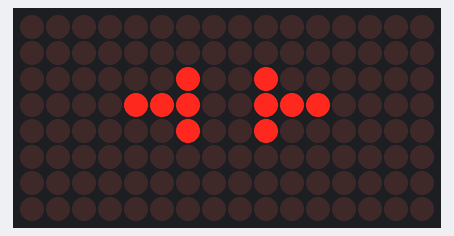
Bench run of a sketch on a simulated ESP8266 (NodeMCU). Shown: 16×8 LED matrix. WiFi joins after 1.5 s; servers stay silent unless stated; network time is answered at once with the bench clock; the local clock reads 2024-03-15 10:24:30 at power-on unless the sketch sets it; what the sketch prints to the serial monitor is not drawn.

Above: at 0.1 s.
At 1.6 s:
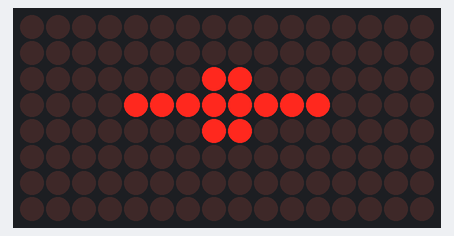
At 2.6 s:
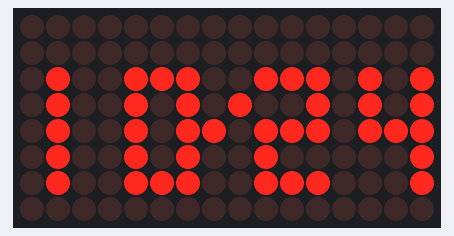
At 19.6 s:
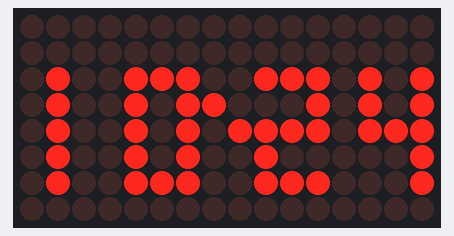
At 30.7 s:
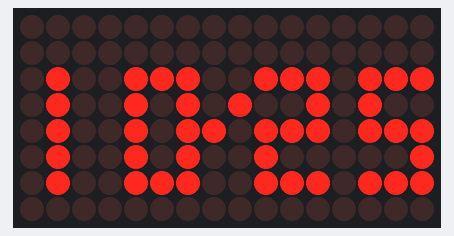
At 37.7 s:
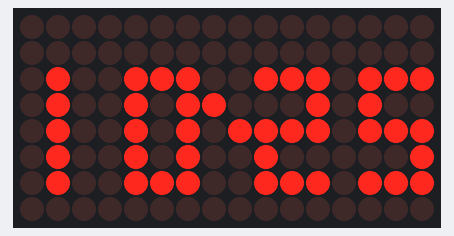

Measured:
- what the display in image 1 shows lasts 1.0 s, from 1.5 s to 2.5 s

The sketch:

Feather_Matrix_NTP_Clock.ino
```cpp
// (licence header left out)
#include "WiFi_Network.h"
#include <Adafruit_GFX.h>
#include <Adafruit_LEDBackpack.h>
#include <ESP8266WiFi.h>
#include <WiFiUdp.h>
#include <NTPClient.h>
#include <Time.h>
#include <TimeLib.h>
#include <Timezone.h>

// Define NTP properties
#define NTP_OFFSET   60 * 60      // In seconds
#define NTP_INTERVAL 60 * 1000    // In miliseconds
#define NTP_ADDRESS  "ca.pool.ntp.org"  // change this to whatever pool is closest (see ntp.org)

// Set up the NTP UDP client
WiFiUDP ntpUDP;
NTPClient timeClient(ntpUDP, NTP_ADDRESS, NTP_OFFSET, NTP_INTERVAL);

// Create a display object
//Adafruit_8x16minimatrix matrix = Adafruit_8x16minimatrix();
Adafruit_8x16matrix matrix = Adafruit_8x16matrix();

String date;
String t;
const char * days[] = {"Sunday", "Monday", "Tuesday", "Wednesday", "Thursday", "Friday", "Saturday"} ;
const char * months[] = {"Jan", "Feb", "Mar", "Apr", "May", "June", "July", "Aug", "Sep", "Oct", "Nov", "Dec"} ;
const char * ampm[] = {"AM", "PM"} ;

// Digits bitmaps
static const uint8_t PROGMEM // Bitmaps are stored in program memory
  digits[][5] = {
  { B11100000,  // 0
    B10100000,
    B10100000,
    B10100000,
    B11100000 },
  { B01000000,  // 1
    B01000000,
    B01000000,
    B01000000,
    B01000000 },
  { B11100000,  // 2
    B00100000,
    B11100000,
    B10000000,
    B11100000 },
  { B11100000,  // 3
    B00100000,
    B11100000,
    B00100000,
    B11100000 },
  { B10100000,  // 4
    B10100000,
    B11100000,
    B00100000,
    B00100000 },
  { B11100000,  // 5
    B10000000,
    B11100000,
    B00100000,
    B11100000 },
  { B11100000,  // 6
    B10000000,
    B11100000,
    B10100000,
    B11100000 },
  { B11100000,  // 7
    B00100000,
    B00100000,
    B00100000,
    B00100000 },
  { B11100000,  // 8
    B10100000,
    B11100000,
    B10100000,
    B11100000 },
  { B11100000,  // 9
    B10100000,
    B11100000,
    B00100000,
    B11100000 } };

// Connection icons bitmaps
static const uint8_t PROGMEM // Bitmaps are stored in program memory
  connect[][8] = {
  { B00000000,  // Disconnected
    B00000000,
    B00100100,
    B11100111,
    B00100100,
    B00000000,
    B00000000,
    B00000000 },
  { B00000000,  // Connected
    B00000000,
    B00011000,
    B11111111,
    B00011000,
    B00000000,
    B00000000,
    B00000000 } };

void setup ()
{
  Serial.begin(115200);

  timeClient.begin();   // Start the NTP UDP client

  matrix.begin(0x70);  // pass in the address
  matrix.setBrightness(8);
  matrix.setTextSize(1);
  matrix.setTextWrap(false);  // we don't want text to wrap so it scrolls nicely
  matrix.setTextColor(LED_ON);
  matrix.setRotation(1);
  matrix.clear();
  matrix.writeDisplay();
  Serial.println(F("16x8 LED Mini Matrix Setup Complete"));

  // Show disconnected icon
  matrix.clear();
  matrix.drawBitmap(4, 0, connect[0], 8, 8, LED_ON);
  matrix.writeDisplay();

  // Connect to wifi
  Serial.println("");
  Serial.print(F("Connecting to "));
  Serial.print(ssid);

  WiFi.begin(ssid, password);
  while (WiFi.status() != WL_CONNECTED)
  {
    delay(500);
    Serial.print(F("."));
  }
  Serial.println("");
  Serial.print(F("Connected to WiFi at "));
  Serial.print(WiFi.localIP());
  Serial.println("");

  // Show connected icon
  matrix.clear();
  matrix.drawBitmap(4, 0, connect[1], 8, 8, LED_ON);
  matrix.writeDisplay();
  delay(1000);
}

void loop()
{
  if (WiFi.status() == WL_CONNECTED) //Check WiFi connection status
  {
    date = "";  // clear the variables
    t = "";

    // update the NTP client and get the UNIX UTC timestamp
    timeClient.update();
    unsigned long epochTime =  timeClient.getEpochTime();

    // convert received time stamp to time_t object
    time_t local, utc;
    utc = epochTime;

    // Then convert the UTC UNIX timestamp to local time
    TimeChangeRule usEDT = {"EDT", Second, Sun, Mar, 2, +120};  //UTC - 5 hours - change this as needed
    TimeChangeRule usEST = {"EST", First, Sun, Nov, 2, +120};   //UTC - 6 hours - change this as needed
    Timezone usEastern(usEDT, usEST);
    local = usEastern.toLocal(utc);

    // now format the Time variables into strings with proper names for month, day etc
    date += days[weekday(local)-1];
    date += ", ";
    date += months[month(local)-1];
    date += " ";
    date += day(local);
    date += ", ";
    date += year(local);

    // format the time to 12-hour format with AM/PM and no seconds
    if(hour(local) < 10)  // add a zero if hour is under 10
      t += "0";
    t += hour(local);
    t += ":";
    if(minute(local) < 10)  // add a zero if minute is under 10
      t += "0";
    t += minute(local);
    t += " ";
    t += ampm[isPM(local)];

    // Display the date and time
    Serial.println("");
    Serial.print(F("Local date: "));
    Serial.print(date);
    Serial.println("");
    Serial.print(F("Local time: "));
    Serial.print(t);

    // Calculate base coordinates of digits, am/pm indicator and seconds indicator
    uint16_t timeY = isPM(local) ? 1 : 2;
    uint16_t ampmY = isPM(local) ? 7 : 0;
    uint16_t secondX = second(local) % 10;
    secondX = secondX + (secondX > 4 ? 5 : 1);

    // Display the time

    matrix.clear();
 //   for(int j=0; j<7; j++)   // time in seconds (j<7) for display hour
//{

    matrix.drawPixel(8, 3, LED_ON);
    matrix.drawPixel(7, 3, LED_OFF);
    matrix.drawPixel(8, 4, LED_OFF);
    matrix.drawPixel(7, 4, LED_ON);

  // dot();
     //matrix.writeDisplay();
   // delay(700);
   // matrix.drawPixel(8, 3, LED_OFF);
   // matrix.drawPixel(7, 3, LED_OFF);
   // matrix.drawPixel(8, 4, LED_OFF);
   // matrix.drawPixel(7, 4, LED_OFF);
    // matrix.writeDisplay();
  //  delay(300);
//}
/*
    // Draw the am/pm indicator and turn off the pixel for the second
    matrix.drawLine(0, ampmY, 6, ampmY, LED_ON);
    matrix.drawLine(9, ampmY, 15, ampmY, LED_ON);
    matrix.drawPixel(secondX, ampmY, LED_OFF);
    for(int j=0; j<7; j++)   // time in seconds (j<7) for display hour
{
//printString1(e, 5);
printString1(":", 15);
//printString1(f, 19);
delay(700);
printString1(" ", 15);
delay(300);
}
*/
    // Draw the digits
    if (t[0] != '0') {
      matrix.drawBitmap(0, timeY, digits[t[0] - '0'], 3, 5, LED_ON);
    }
    matrix.drawBitmap(4, timeY, digits[t[1] - '0'], 3, 5, LED_ON);
    matrix.drawBitmap(9, timeY, digits[t[3] - '0'], 3, 5, LED_ON);
    matrix.drawBitmap(13, timeY, digits[t[4] - '0'], 3, 5, LED_ON);
    matrix.writeDisplay();
  }
  else // attempt to connect to wifi again if disconnected
  {
    // Show disconnected icon
    matrix.clear();
    matrix.drawBitmap(4, 0, connect[0], 8, 8, LED_ON);
    matrix.writeDisplay();

    WiFi.begin(ssid, password);
    while (WiFi.status() != WL_CONNECTED)
    {
      delay(500);
      Serial.print(F("."));
    }

    // Show connected icon
    matrix.clear();
    matrix.drawBitmap(4, 0, connect[1], 8, 8, LED_ON);
    matrix.writeDisplay();
    delay(1000);
  }

  delay(1000);    //Send a request to update every 1 sec (= 1,000 ms)
  dot();
}
void dot(){
// for(int j=0; j<7; j++)   // time in seconds (j<7) for display hour
//{

  timeClient.update();
    unsigned long epochTime =  timeClient.getEpochTime();

    // convert received time stamp to time_t object
    time_t local, utc;
    utc = epochTime;

    // Then convert the UTC UNIX timestamp to local time
    TimeChangeRule usEDT = {"EDT", Second, Sun, Mar, 2, +120};  //UTC - 5 hours - change this as needed
    TimeChangeRule usEST = {"EST", First, Sun, Nov, 2, +120};   //UTC - 6 hours - change this as needed
    Timezone usEastern(usEDT, usEST);
    local = usEastern.toLocal(utc);

    // now format the Time variables into strings with proper names for month, day etc
    date += days[weekday(local)-1];
    date += ", ";
    date += months[month(local)-1];
    date += " ";
    date += day(local);
    date += ", ";
    date += year(local);

    // format the time to 12-hour format with AM/PM and no seconds
    if(hour(local) < 10)  // add a zero if hour is under 10
      t += "0";
    t += hour(local);
    t += ":";
    if(minute(local) < 10)  // add a zero if minute is under 10
      t += "0";
    t += minute(local);
    t += " ";
    t += ampm[isPM(local)];

    // Display the date and time
    Serial.println("");
    Serial.print(F("Local date: "));
    Serial.print(date);
    Serial.println("");
    Serial.print(F("Local time: "));
    Serial.print(t);


 // Calculate base coordinates of digits, am/pm indicator and seconds indicator
    uint16_t timeY = isPM(local) ? 1 : 2;
    uint16_t ampmY = isPM(local) ? 7 : 0;
    uint16_t secondX = second(local) % 10;
    secondX = secondX + (secondX > 4 ? 5 : 1);

    matrix.drawPixel(8, 3, LED_OFF);
    matrix.drawPixel(7, 3, LED_ON);
    matrix.drawPixel(8, 4, LED_ON);
    matrix.drawPixel(7, 4, LED_OFF);
     // Draw the digits
    if (t[0] != '0') {
      matrix.drawBitmap(0, timeY, digits[t[0] - '0'], 3, 5, LED_ON);
    }
    matrix.drawBitmap(4, timeY, digits[t[1] - '0'], 3, 5, LED_ON);
    matrix.drawBitmap(9, timeY, digits[t[3] - '0'], 3, 5, LED_ON);
    matrix.drawBitmap(13, timeY, digits[t[4] - '0'], 3, 5, LED_ON);
    matrix.writeDisplay();
    delay(1000);
  }
 /* else // attempt to connect to wifi again if disconnected
  {
    // Show disconnected icon
    matrix.clear();
    matrix.drawBitmap(4, 0, connect[0], 8, 8, LED_ON);
    matrix.writeDisplay();

    WiFi.begin(ssid, password);
    while (WiFi.status() != WL_CONNECTED)
    {
      delay(500);
      Serial.print(F("."));
    }

    // Show connected icon
    matrix.clear();
    matrix.drawBitmap(4, 0, connect[1], 8, 8, LED_ON);
    matrix.writeDisplay();
    delay(1000);
  }
*/
//  delay(1000);    //Send a request to update every 1 sec (= 1,000 ms)
//}
//}
```

WiFi_Network.h
```cpp
#ifndef WIFI_NETWORK_H
#define WIFI_NETWORK_H

const char* ssid = "DG";  // insert your own ssid
const char* password = "adventuredog";  // and password

#endif /* WIFI_NETWORK_H */
```
